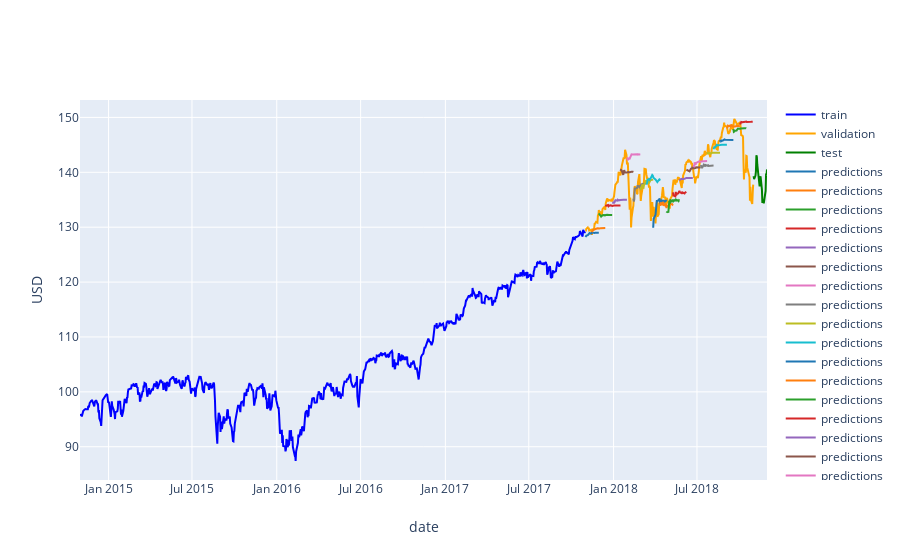

Write notebook code for a chart like this one.
### Code cell
# Plot validation predictions
fig = go.Figure()

# Add traces
fig.add_trace(go.Scatter(x=train['date'], 
                         y=train['adj_close'],
                         mode='lines',
                         name='train',
                         line=dict(color='blue')))
fig.add_trace(go.Scatter(x=val['date'], 
                         y=val['adj_close'],
                         mode='lines',
                         name='validation',
                         line=dict(color='orange')))
fig.add_trace(go.Scatter(x=test['date'], 
                         y=test['adj_close'],
                         mode='lines',
                         name='test',
                         line=dict(color='green')))

# Plot the predictions
n = 0
for key in preds_dict:
    fig.add_trace(go.Scatter(x=train_val[key:key+H]['date'], 
                             y=preds_dict[key],
                             mode='lines',
                             name='predictions',
                             line=dict(color=colors[n%len(colors)])))
    n = n + 1

fig.update_layout(yaxis=dict(title='USD'),
                  xaxis=dict(title='date'))
